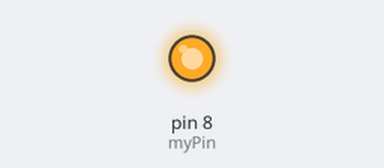
This sketch was run on a simulated Arduino Uno, built with avr-gcc and run on an emulated ATmega328P. On the bench: output pins drawn as LEDs (lit = HIGH).

Above: at 1.8 s.
At 7.5 s:
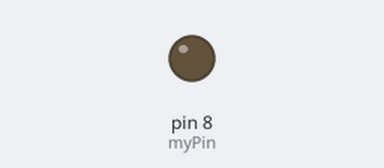
Timing chart, 0 to 10.7 s (numbered marks = the images above):
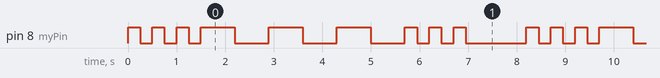

Measured:
- by itself, pin 8 (myPin): repeats every 8.2 s: 2 × (LOW 0.25 s, HIGH 0.25 s), LOW 0.25 s, 3 × (HIGH 0.70 s, LOW 0.70 s), 2 × (HIGH 0.25 s, LOW 0.25 s), HIGH 0.25 s, LOW 1.3 s, HIGH 0.25 s
- by itself, everything shown: repeats every 8.2 s, in 18 steps

The sketch:

MorseCode.ino
```cpp
int myPin = 8;
int dit = 250;
int dat = 700;
int myDelay = 1000;
void setup() {
  // put your setup code here, to run once:
pinMode(myPin, OUTPUT);
}

void loop() {
  // put your main code here, to run repeatedly:
digitalWrite(myPin,HIGH);
delay(dit);
digitalWrite(myPin,LOW);
delay(dit);

digitalWrite(myPin,HIGH);
delay(dit);
digitalWrite(myPin,LOW);
delay(dit);

digitalWrite(myPin,HIGH);
delay(dit);
digitalWrite(myPin,LOW);
delay(dit);

digitalWrite(myPin,HIGH);
delay(dat);
digitalWrite(myPin,LOW);
delay(dat);

digitalWrite(myPin,HIGH);
delay(dat);
digitalWrite(myPin,LOW);
delay(dat);

digitalWrite(myPin,HIGH);
delay(dat);
digitalWrite(myPin,LOW);
delay(dat);

digitalWrite(myPin,HIGH);
delay(dit);
digitalWrite(myPin,LOW);
delay(dit);
digitalWrite(myPin,HIGH);
delay(dit);
digitalWrite(myPin,LOW);
delay(dit);
digitalWrite(myPin,HIGH);
delay(dit);
digitalWrite(myPin,LOW);
delay(dit);

delay(myDelay);
}
```
